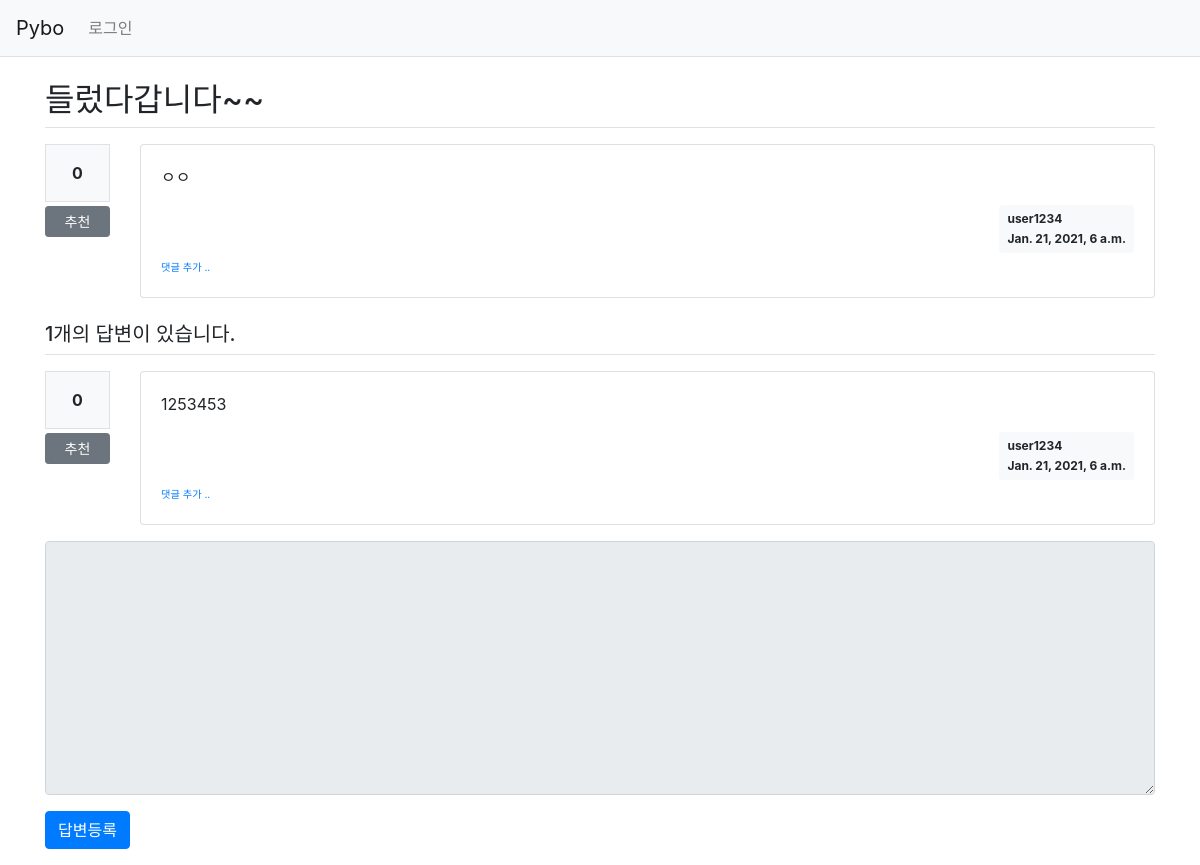
Page /pybo/309/ on the committed database.
### pybo/models.py (models this page shows, shortened)
class Question(models.Model):
    author = models.ForeignKey(User, on_delete=models.CASCADE, related_name='author_question')
    subject = models.CharField(max_length=200)
    content = models.TextField()
    modify_date = models.DateTimeField(null=True, blank=True)
    create_date = models.DateTimeField()
    voter = models.ManyToManyField(User, related_name='voter_question')

class Answer(models.Model):
    author = models.ForeignKey(User, on_delete=models.CASCADE, related_name='author_answer')
    question = models.ForeignKey(Question, on_delete=models.CASCADE)
    content = models.TextField()
    modify_date = models.DateTimeField(null=True, blank=True)
    create_date = models.DateTimeField()
    voter = models.ManyToManyField(User, related_name='voter_answer')

### pybo/views/base_views.py (the view)
# urls.py: path('<int:question_id>/', base_views.detail, name='detail'),
def detail(request, question_id):
    question = get_object_or_404(Question, pk=question_id)
    context = {'question': question}
    return render(request, 'pybo/question_detail.html', context)

### pybo/templatetags/pybo_filter.py (called while the page is built)
@register.filter()
def mark(value):
    extensions = ["nl2br", "fenced_code"]
    return mark_safe(markdown.markdown(value, extensions=extensions))

### templates/pybo/question_detail.html (shortened to what this page needs)
{% extends 'base.html' %}
{% load pybo_filter %}
{% block content %}
<div class="container my-3">
    <h2 class="border-bottom py-2">{{ question.subject }}</h2>
    <div class="row my-3">
        <div class="col-1">
            <div class="bg-light text-center p-3 border font-weight-bolder mb-1">{{question.voter.count}}</div>
            <a href="#" data-uri="{% url 'pybo:vote_question' question.id  %}"
               class="recommend btn btn-sm btn-secondary btn-block my-1">추천</a>
        </div>
        <div class="col-11">
            <div class="card">
                <div class="card-body">
                    <div class="card-text">{{ question.content|mark }}</div>
                    <div class="d-flex justify-content-end">
                        <div class="badge badge-light p-2 text-left">
                            <div class="mb-2">{{ question.author.username }}</div>
                            <div>{{ question.create_date }}</div>
                        </div>
                    </div>
                    <div>
                        <a href="{% url 'pybo:comment_create_question' question.id  %}"
                           class="small"><small>댓글 추가 ..</small></a>
                    </div>
                </div>
            </div>
        </div>
    </div>
    <h5 class="border-bottom my-3 py-2">{{question.answer_set.count}}개의 답변이 있습니다.</h5>
    {% for answer in question.answer_set.all %}
    <div class="row my-3">
        <div class="col-1">
            <div class="bg-light text-center p-3 border font-weight-bolder mb-1">{{answer.voter.count}}</div>
            <a href="#" data-uri="{% url 'pybo:vote_answer' answer.id  %}"
                class="recommend btn btn-sm btn-secondary btn-block my-1">추천</a>
        </div>
        <div class="col-11">
            <div class="card">
                <div class="card-body">
                    <div class="card-text">{{ answer.content|mark }}</div>
                    <div class="d-flex justify-content-end">
                        <div class="badge badge-light p-2 text-left">
                            <div class="mb-2">{{ answer.author.username }}</div>
                            <div>{{ answer.create_date }}</div>
                        </div>
                    </div>
    {% endfor %}
{% endblock %}

### rows in the picture
Question: subject "들렀다갑니다~~", voter.count "0", content|mark "ㅇㅇ", author.username "user1234", create_date "Jan. 21, 2021, 6 a.m.", answer_set.count "1"
Answer: voter.count "0", content|mark "1253453", author.username "user1234", create_date "Jan. 21, 2021, 6 a.m."
